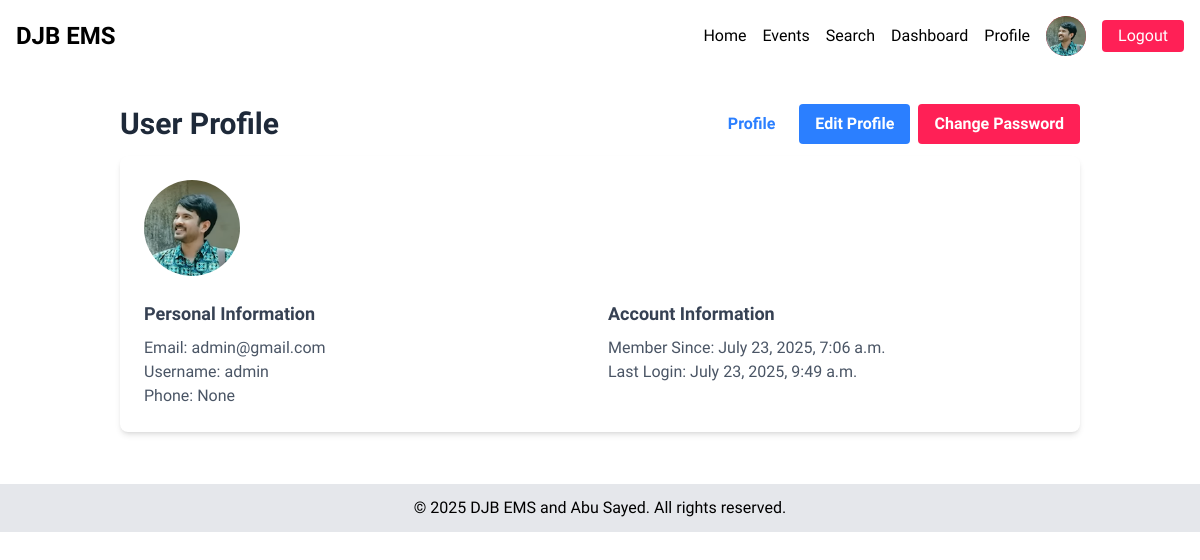
The app's page /users/profile/ (signed in) with its own data.
### users/models.py (models this page shows, shortened)
class CustomUser(AbstractUser):
    phone_number = models.CharField( max_length=17, blank=True, null=True)
    profile_picture = models.ImageField(upload_to='profile_images', blank=True, null=True, default='profile_images/default.png')

### users/views.py (the view)
# urls.py: path('profile/', profile, name='profile'),
@login_required(login_url="login")
def profile(request):
    user = request.user
    return render(request,"profile.html",{"user":user})

### users/templates/profile.html (shortened to what this page needs)
{% extends 'base.html' %}
{% block content %}
<div class="container mx-auto h-[100vh]">
  <main class="flex-1 p-8 ">
    <div class="flex items-center mb-3  md:justify-between justify-center gap-2 md:flex-row flex-col">
      <h1 class="text-3xl font-bold text-gray-800">User Profile</h1>
      <nav class="flex gap-2">
        <a
          href="{% url 'profile' %}"
          class=" py-2 px-4 text-blue-500 font-semibold rounded"
          >Profile</a
        >
        <a href="{% url 'edit-profile' %}" class=" py-2 px-4 bg-blue-500 text-white font-semibold rounded hover:bg-blue-600"
          >Edit Profile</a
        >
        <a href="{% url 'password-change' %}" class=" py-2 px-4 bg-rose-500 text-white font-semibold rounded hover:bg-rose-600"
          >Change Password</a
        >
      </nav>
    </div>
    <div class="bg-white shadow-md rounded-lg p-6 ">
      <div class="flex items-center mb-6">
        <img
          src="{{user.profile_picture.url}}"
          alt="User Avatar"
          class="w-24 h-24 rounded-full object-cover mr-6"
        />
      </div>
      <div class="grid grid-cols-1 md:grid-cols-2 gap-4">
        <div>
          <h3 class="text-lg font-semibold text-gray-700 mb-2">
            Personal Information
          </h3>
          <p class="text-gray-600">
            <span class="font-medium">Email:</span> {{user.email}}
          </p>
          <p class="text-gray-600">
            <span class="font-medium">Username:</span> {{user.username}}
          </p>
          <p class="text-gray-600">
            <span class="font-medium">Phone:</span> {{user.phone_number}}
          </p>
        </div>
        <div>
          <h3 class="text-lg font-semibold text-gray-700 mb-2">
            Account Information
          </h3>
          <p class="text-gray-600">
            <span class="font-medium">Member Since:</span> {{user.date_joined}}
          </p>
          <p class="text-gray-600">
            <span class="font-medium">Last Login:</span> {{user.last_login}}
          </p>
        </div>
      </div>
    </div>
  </main>
</div>
{% endblock %}

### templates/base.html (shortened to what this page needs)
{% load static %}
<!DOCTYPE html>
<html lang="en">
  <head>
    <link href="{% static 'css/output.css' %}" rel="stylesheet" />
    <link href="{% static 'css/style.css' %}" rel="stylesheet" />
  </head>
  <body>
    <nav
      class="bg-white border-gray-200 dark:bg-gray-200 fixed-top shadow-b-md"
    >
      <div
        class="max-w-screen-xl flex flex-wrap items-center justify-between mx-auto p-4"
      >
        <a href="/" class="text-2xl font-semibold"> DJB EMS </a>
        <div class="hidden w-full md:block md:w-auto" id="navbar-default">
          <ul
            class="font-medium flex justify-center items-center flex-col p-4 md:p-0 mt-4 border border-gray-100 rounded-lg bg-gray-50 md:flex-row md:space-x-4 rtl:space-x-reverse md:mt-0 md:border-0 md:bg-white dark:bg-gray-200 md:dark:bg-gray-200 dark:border-gray-200"
          >
            <li>
              <a
                href="{% url 'home' %}"
                class="block py-2 px-3 md:p-0"
                aria-current="page"
                >Home</a
              >
            </li>
            <li>
              <a href="{% url 'event-list' %}" class="block py-2 px-3 md:p-0"
                >Events</a
              >
            </li>
            <li>
              <a href="{% url 'search-view' %}" class="block py-2 px-3 md:p-0"
                >Search</a
              >
            </li>
            {% if user.is_authenticated %}
            <li>
              <a
                href="{% url 'dashboard' %}"
                class="block py-2 px-3 md:p-0"
                >Dashboard</a
              >
            </li>
            <li>
              <a
                href="{% url 'profile' %}"
                class="block py-2 px-3 md:p-0"
                >Profile</a
              >
            </li>
            <li class="w-10 h-10 bg-rose-500 text-white  rounded-full cursor-pointer hover:bg-rose-600 flex items-center justify-center">
              {% if user.profile_picture %}
              <img src="{{user.profile_picture.url}}" alt="Profile Picture" class="w-10 h-10 object-cover rounded-full">
              {% else %}
              {{user.username|slice:"1" |upper}}
              {% endif %}
            </li>
            <li class="px-4 py-0 mb-2 md:mb-0 md:py-1 bg-rose-500 text-white  rounded cursor-pointer hover:bg-rose-600">
              <a
                href="{% url 'logout' %}"
                class="block py-2 px-3 md:p-0 "
                >Logout</a
              >
            </li>
            {% endif %}
          </ul>
        </div>
      </div>
    </nav>
    <div class="min-h-[100vh-100px]">
    {% block content %} {% endblock content %}
    </div>
    <footer class="bg-gray-200 mt-5">
      <div class="container mx-auto text-center p-3">
        <p>&copy; 2025 DJB EMS and Abu Sayed. All rights reserved.</p>
      </div>
    </footer>
  </body>
</html>

### static/css/style.css (style rules this page uses)
body { font-family: "Lexend", sans-serif; }

### records on screen
CustomUser: profile_picture (placeholder picture), email "admin@gmail.com", username "admin", phone_number "None", date_joined "July 23, 2025, 7:06 a.m.", last_login "July 23, 2025, 9:49 a.m."
